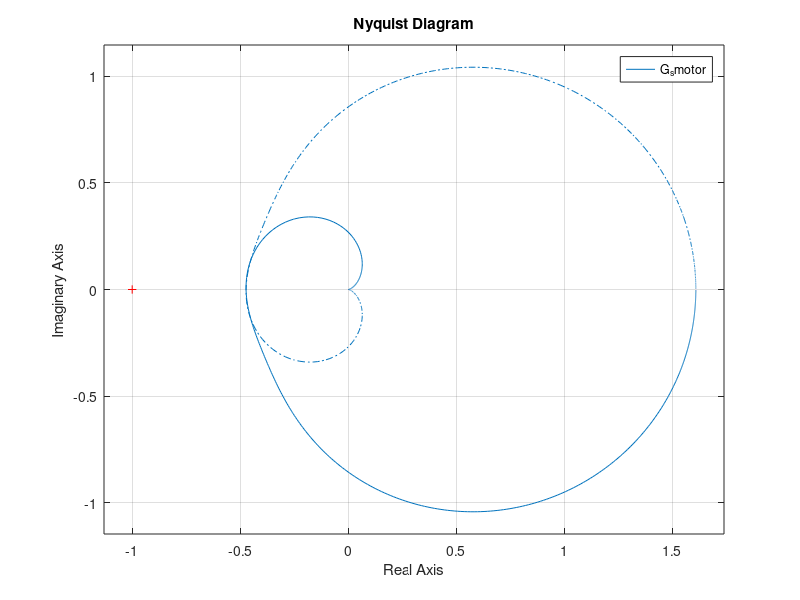
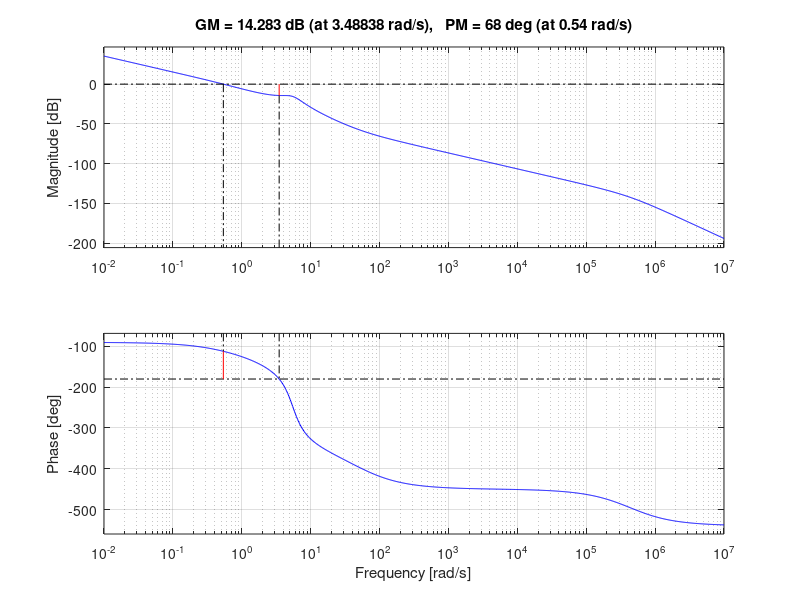
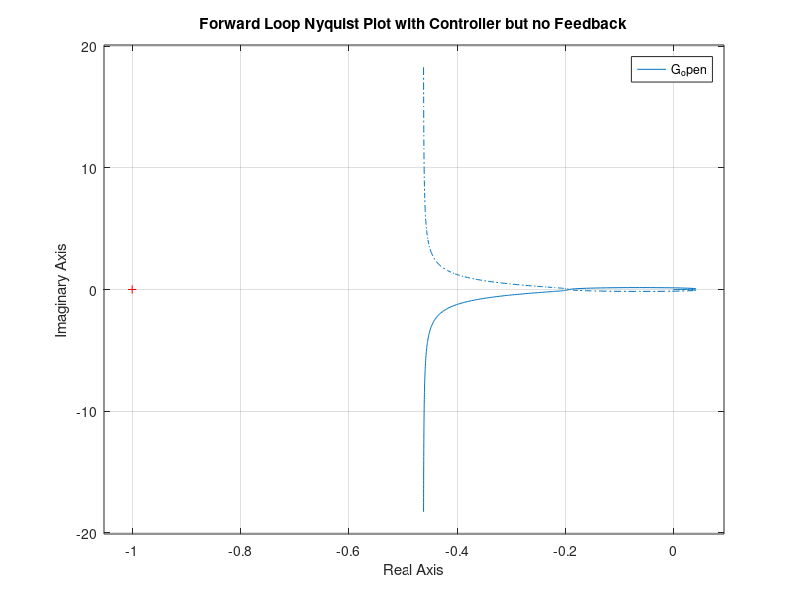

Source code (MATLAB) for these figures, in order: (Note: this script raises an error after producing the figures.)
%% Close open windows and clear command window
close all;
clear all;
clc;
%% Dynamic Coefficients
%% Dynamic Coefficients
m = 0.588;%insert value here        %Kilograms mass of the car
I_z = 3.73625e-3;%insert value here      %Nm Moment about the Z axis
l_f = 0.095;%insert value here      %m length between the COM and the frount axel
l_r = 0.11;%insert value here      %m length between the COM and the rear axel
C_alphaf = 20E3;%insert value here %N/rad Cornering Stiffness of the Front tire
C_alphar = 20E3;%insert value here %N/rad Cornering Stiffness of the Rear tire
V_x = 0.3;%insert value here      %m/s constant speed of the car

ds = 0.1;%insert value here10cm       %m distance from COM to the sensor

%% Transfer function of the Dynamic Model
A = [0, 1, 0, 0;...
 0, -(2*C_alphaf+2*C_alphar)/(m*V_x), 0, -V_x-(2*l_f*C_alphaf-2*l_r*C_alphar)/(m*V_x);...
 0, 0, 0, 1;...
 0, -(2*l_f*C_alphaf-2*l_r*C_alphar)/(I_z*V_x), 0, - (2*((l_f)^2)*C_alphaf+2*((l_r)^2)*C_alphar)/(I_z*V_x)];;%insert value here
B = [0; (2*C_alphaf)/m; 0; (2*l_f*C_alphaf)/I_z];%insert value here
C = [0,1,ds,0];%insert value here
D = [0];%insert value here
G_dynamicsSS = ss(A,B,C,D,'StateName', {'e_1' 'e_2' 'e_3' 'e_4'},...
 'InputName','delta', 'OutputName', 'y');
G_dynamics = tf(G_dynamicsSS)

%% Servo Coefficients
%Matlab Transfer Function Approximation
num = [-6.239, 9.676, 64.25]; %insert value here
denom = [1, 6.048, 40.46, 81.07, 39.91]; %insert value here

%% Transfer function of the estimated Servo Motor
G_smotor = tf(num,denom, 'InputName','u', 'OutputName', 'delta');
nyquist(G_smotor)

%% Gains of the forward loop
GR = 1; %insert value here %Gear Ratio from servo angle to turn angle
ADC = 5/1024; %insert value here %ADC conversion voltage to 
SenSlope = 10; %insert value here %Ratio from distance to voltage

%% Open-loop transfer function including forward gain
G_Feedback = tf(ADC*SenSlope,'InputName','y', 'OutputName', 'y_d'); 
%Feedback path gain
G_plant = G_dynamics*GR*G_smotor;
G_forward = G_Feedback*G_plant; %Forward path gain

%% Bode plot of the open-loop transfer function including forward gain
figure;
bode(G_forward); %insert transfer function
title('Open Loop Bode Plot');
grid on;

%% Declaring wc and r453rwm
wc =0.54; %insert crossover frequency (rad/s)
wm = deg2rad(68); %insert phase margin

%% Frequency response
F = freqresp(G_forward, wc); %insert [transfer function, wc]
magGforward = abs(F); %magnitude for PI controller
angleGforward = angle(F); %phase for PI controller

%% Calulcating parameters for the PI controller
Kp = (1/(magGforward))*cos(pi+wm-angleGforward) %insert equation
Kd = (1/(wc*magGforward))*sin(pi+wm-angleGforward) %insert equation

%% Including the PD controller in the control loop
num1 = [Kd, Kp]; %insert Kp and Kd in transfer function form
denom1 = [1]; %insert Kp and Kd in transfer function form
G_c = tf(num1,denom1,'InputName','e', 'OutputName', 'u'); 
G_open = G_forward*G_c; %open-loop + controller transfer function

%% Margin plot with the PD controller but not the feedback loop
%figure;
margin(G_open);
%title('Forward Loop Bode Plot with Controller but no Feedback');
%grid on;

%% Nyquist plot with the PD controller but not the feedback loop
figure;
nyquist(G_open); %insert transfer function
title('Forward Loop Nyquist Plot with Controller but no Feedback');
grid on;

%% Pole Zero plot with the PD controller but not the feedack loop
figure;
pzplot(G_open); %insert transfer function
title('Forward Loop Pole Zero Plot with Controller but no Feedback');
grid on;

%% The complete transfer function
%Closed Loop Transfer Function from equation
Gclose = G_open/(1+(G_open)); %closed loop system transfer function
%Closed Loop Transfer Function from functions in control toolbox
% %{
sum = sumblk('e = r_d - y_d'); %Summation block from block diagram
ADC_in = tf(ADC, 1,'InputName','r', 'OutputName', 'r_d'); %referance ADC input
G_closed = connect(ADC_in, G_c, G_plant, G_Feedback, sum, 'r','y'); 
%connect all blocks
%}

%% Pole Zero plot of the closed loop system
figure;
pzplot(G_closed); %insert transfer function
title('Forward Loop Pole Zero Plot with Controller but no Feedback');
grid on;

%% Step response of the closed loop
figure;
step(Gclose); % plot the step response of Gclose
title('Closed Loop Step Response');
grid on;
